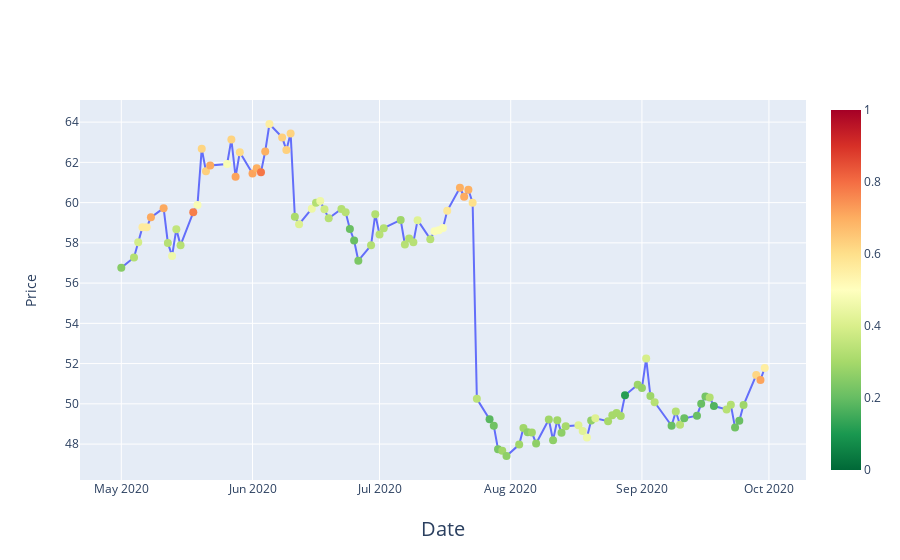

Notebook source saved alongside this figure:
### Code cell
df_test = df[(df.Date >= '2020-05-01') ]
df_test['pred'] = y_pred

fig = go.Figure()

# Add traces
fig.add_trace(go.Scatter(x=df_test['Date'], y=df_test['Adj Close'],
                    mode='lines',
                    name='markers'))

# fig.add_trace(fig1)

fig2 = go.Scatter(
    x=df_test['Date'], y=df_test['Adj Close'],
    mode='markers',
    marker=dict(
        size=8,
        color=df_test["pred"], #set color equal to a variable
        colorscale='rdylgn', # one of plotly colorscales
        showscale=True, reversescale=True, cmax=1, cmin=0
    ), name='Trading Signal'
)

fig.add_trace(fig2)

fig.update_layout(showlegend=False)

fig.update_xaxes(
        title_text = "Date",
        title_font = {"size": 20},
        title_standoff = 25)

fig.update_yaxes(
        title_text = "Price",
        title_standoff = 25)

fig.show()
